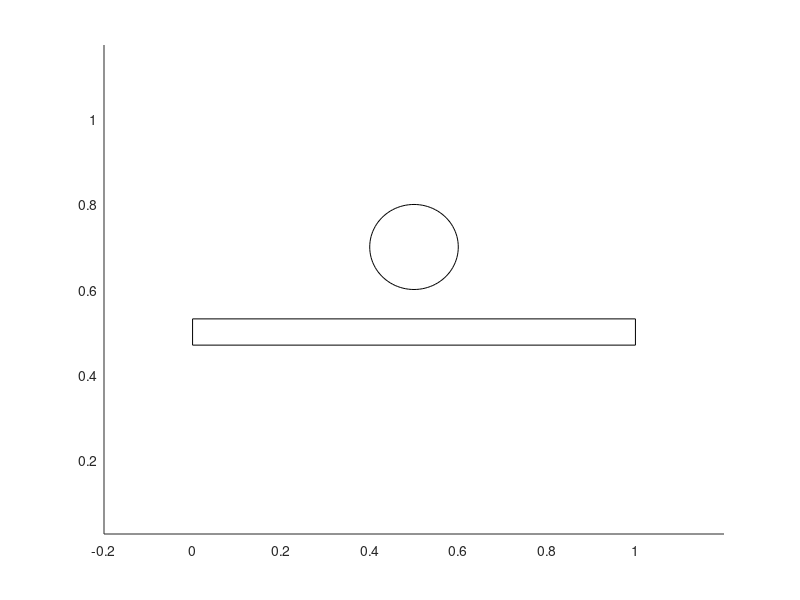

Write the MATLAB code that produced this figure.
hold on

%maze
rectangle('Position', [ 0 0.4692 1 0.0617 ])
axis( [ -0.2 1.2 0.025 1.175 ] )
set(gca, 'TickLength', [0 0])

%bowl
plot(0.10 * cos(0:pi/50:2*pi) + 0.50, 0.10 * sin(0:pi/50:2*pi) + 0.70, 'k');